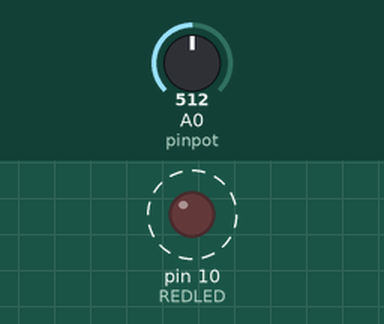
Recording of a sketch running on a simulated Arduino Uno, built with avr-gcc and run on an emulated ATmega328P. Parts: output pins drawn as LEDs (lit = HIGH). Dashed ring = blinking. The test bench sets the inputs (shaded band); at power-on: A0 (pinpot) = 512.

Above: at 1.8 s.
1.9 s: A0 (pinpot) set to 0
At 2.7 s:
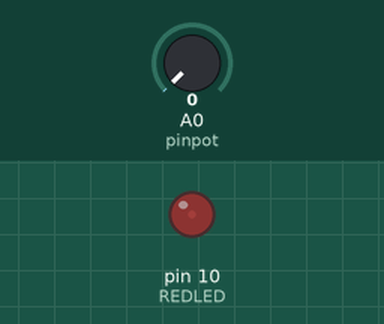
3.6 s: A0 (pinpot) set to 122
At 3.9 s:
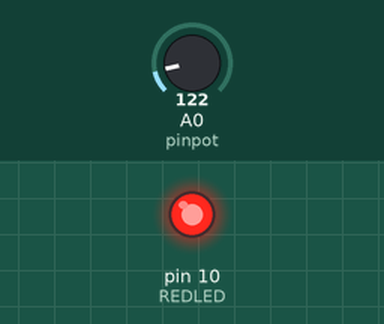
Timing chart, 0 to 13.1 s (numbered marks = the images above; inputs shaded):
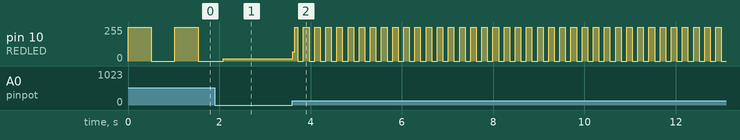

The sketch:

blink1.ino
```cpp
int REDLED = 10;
int pinpot = A0;
int inputValue = 0;


void setup() {
  // put your setup code here, to run once:
  pinMode(REDLED,OUTPUT);
  pinMode(pinpot,INPUT);
}

void loop() {
  // put your main code here, to run repeatedly:
  inputValue = analogRead(pinpot);
  digitalWrite(REDLED,HIGH);
  delay(inputValue);
  digitalWrite(REDLED,LOW);
  delay(inputValue);


}
```

Measured:
- after the input at 3.6 s, pin 10 (REDLED): 18/255 → 69/255 at once, then moves between 0/255 and 255/255, repeating every 0.24 s
- by itself, pin 10 (REDLED): alternates 255/255 for 0.51 s and 0/255 for 0.51 s
